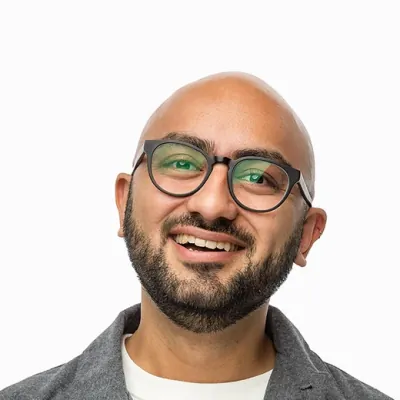
#> input picture family_tree/data/photos/0.webp, 400 x 400 px
$ python -i process_photos.py   (imports and definitions only)
#> lines starting #> are read from the running program, lines starting #| are printed output that depends on the picture
#!/usr/bin/env python3
"""
process_photos.py — localize + age-proof family-tree photos.

For every person in data/family.json whose `photo` is a remote URL or an inline
base64 data: URI, this:
  1. downloads (or decodes) the image,
  2. detects the largest face (frontal, with profile / mirrored fallback),
  3. crops a square headshot (~2.2x the face box, eyes biased to the upper third;
     center-crops if no face is found),
  4. resizes to SIZE x SIZE and saves it as a compact WebP in data/photos/<id>.webp,
  5. rewrites the person's `photo` to that local path.

Photos that are ALREADY local ("data/photos/...") are skipped, so it's safe to
re-run after adding new people / new image URLs.

Usage:
    # one-time setup (isolated env so it doesn't touch system Python):
    python3 -m venv .venv && . .venv/bin/activate
    pip install opencv-python-headless pillow numpy
    # then:
    python3 scripts/process_photos.py            # process new photos
    python3 scripts/process_photos.py --force     # also re-crop existing locals
                                                  #   (only if the source URL is
                                                  #    still in family.json)

Requires `curl` on PATH. Writes a QA contact sheet of the photos it (re)made to
/tmp/contact_sheet.png.
"""
import argparse
import base64
import json
import os
import subprocess
import sys

import cv2
import numpy as np
from PIL import Image, ImageDraw, ImageFont

ROOT = os.path.dirname(os.path.dirname(os.path.abspath(__file__)))
DATA = os.path.join(ROOT, "data", "family.json")
OUT_DIR = os.path.join(ROOT, "data", "photos")
LOCAL_PREFIX = "data/photos/"

SIZE = 400        # output square, px
QUALITY = 80      # WebP quality (0-100)
FACE_SCALE = 2.2  # crop side as a multiple of the detected face box

_cd = cv2.data.haarcascades
FRONTAL = [cv2.CascadeClassifier(_cd + f) for f in
           ("haarcascade_frontalface_default.xml", "haarcascade_frontalface_alt2.xml")]
PROFILE = cv2.CascadeClassifier(_cd + "haarcascade_profileface.xml")


# [13 lines left out: function fetch, not called in this run]


def _largest(boxes):
    best = None
    for (x, y, w, h) in boxes:
        if best is None or w * h > best[2] * best[3]:
            best = (x, y, w, h)
    return best


def detect_face(gray):
    """Return (box, kind) where box is (x,y,w,h) or None; kind in frontal/profile/none."""
    found = []
    for c in FRONTAL:
        for f in c.detectMultiScale(gray, 1.1, 6, minSize=(40, 40)):
            found.append(tuple(int(v) for v in f))
    if found:
        return _largest(found), "frontal"
    for f in PROFILE.detectMultiScale(gray, 1.1, 6, minSize=(40, 40)):
        found.append(tuple(int(v) for v in f))
    if found:
        return _largest(found), "profile"
    w_img = gray.shape[1]
    mirrored = [(w_img - x - w, y, w, h)
                for (x, y, w, h) in PROFILE.detectMultiScale(cv2.flip(gray, 1), 1.1, 6, minSize=(40, 40))]
    if mirrored:
        return _largest(mirrored), "profile"
    return None, "none"


# [98 lines left out: functions headshot, process_one, contact_sheet, main, not called in this run]


# [2 lines not run here, left out]

>>> import cv2
>>> picture = cv2.imread('../data/photos/0.webp', cv2.IMREAD_GRAYSCALE)
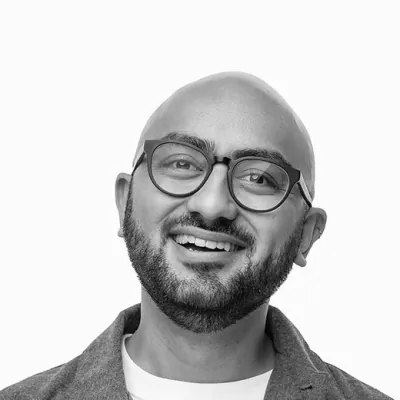
#> picture: shape (400, 400); min 2, max 255, mean 203.4
>>> result = detect_face(picture)
#> result = ((109, 86, 213, 213), 'frontal')

$ run again, on family_tree/data/photos/24182917-d825-45c3-94c1-735fb1ed2b77.webp
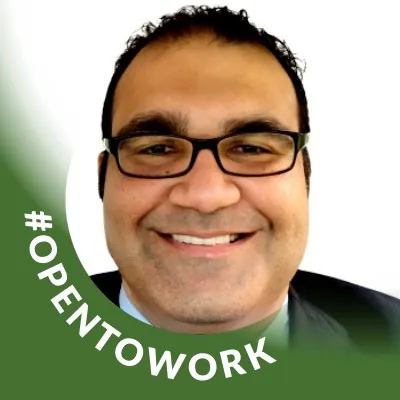
#> input picture family_tree/data/photos/24182917-d825-45c3-94c1-735fb1ed2b77.webp, 400 x 400 px
#> `picture = cv2.imread('../data/photos/0.webp', cv2.IMREAD_GRAYSCALE)`:
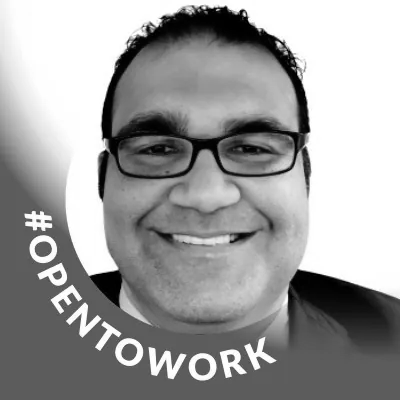
#> picture: shape (400, 400); min 0, max 255, mean 158.2
#> result = ((72, 52, 255, 255), 'frontal')
